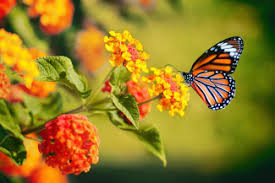
#> input picture butterfly.jpeg, 275 x 183 px
$ jupyter execute ex06.ipynb   (older library calls are emulated)
#> lines starting #> are read from the running program, lines starting #| are printed output that depends on the picture; after the words box and inside, x2 and y2 are one past the last pixel; in counts of white or black regions, pixels touching at a corner belong together
## Muthulakshmi D
# SOBEL EDGE DETECTOR

[cell 1]
import cv2
import matplotlib.pyplot as plt
img = cv2.imread('butterfly.jpeg')
#> img is the input picture: shape (183, 275, 3); mean B, G, R 34.9, 121.5, 146.5
gray = cv2.cvtColor(img, cv2.COLOR_BGR2GRAY)
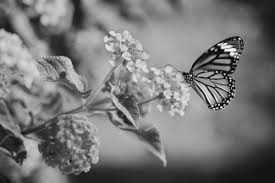
#> gray: shape (183, 275); min 1, max 253, mean 119.1
gray = cv2.GaussianBlur(gray, (3, 3), 0)
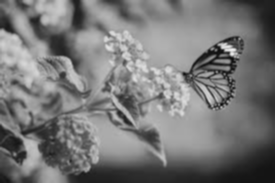
#> gray: shape (183, 275); min 9, max 237, mean 119.2
sobelx = cv2.Sobel(gray, cv2.CV_64F, 1, 0, ksize=5)
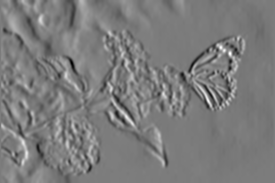
#> sobelx: shape (183, 275) float64; min -5878, max 6148, mean -26.8; drawn with min black and max white
plt.figure(figsize=(8, 8))
plt.subplot(1, 2, 1)
plt.imshow(gray, cmap='gray')
plt.title("Original Image")
plt.axis("off")
plt.subplot(1, 2, 2)
plt.imshow(sobelx, cmap='gray')
plt.title("Sobel X axis")
plt.axis("off")
plt.show()
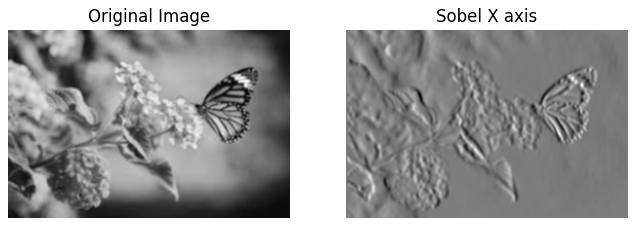
#> figure drawn by matplotlib, 2 panels

sobely = cv2.Sobel(gray, cv2.CV_64F, 0, 1, ksize=5)
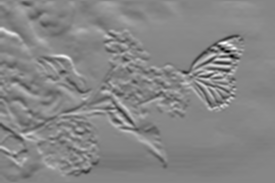
#> sobely: shape (183, 275) float64; min -7387, max 6574, mean -42.2; drawn with min black and max white

plt.figure(figsize=(8, 8))
plt.subplot(1, 2, 1)
plt.imshow(gray, cmap='gray')
plt.title("Original Image")
plt.axis("off")
plt.subplot(1, 2, 2)
plt.imshow(sobely, cmap='gray')
plt.title("Sobel Y axis")
plt.axis("off")
plt.show()

sobelxy = cv2.Sobel(gray, cv2.CV_64F, 1, 1, ksize=5)
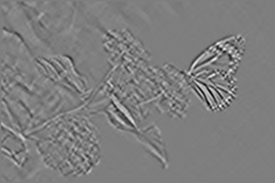
#> sobelxy: shape (183, 275) float64; min -1429, max 1445, mean 0.1; drawn with min black and max white

plt.figure(figsize=(8, 8))
plt.subplot(1, 2, 1)
plt.imshow(gray, cmap='gray')
plt.title("Original Image")
plt.axis("off")
plt.subplot(1, 2, 2)
plt.imshow(sobelxy, cmap='gray')
plt.title("Sobel XY axis")
plt.axis("off")
plt.show()

## LAPLACIAN EDGE DETECTOR

[cell 2]
lap = cv2.Laplacian(gray, cv2.CV_64F)
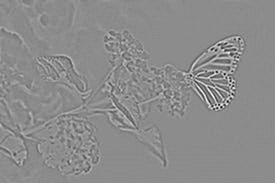
#> lap: shape (183, 275) float64; min -150, max 123, mean 0; drawn with min black and max white

plt.figure(figsize=(8, 8))
plt.subplot(1, 2, 1)
plt.imshow(gray, cmap='gray')
plt.title("Original Image")
plt.axis("off")
plt.subplot(1, 2, 2)
plt.imshow(lap, cmap='gray')
plt.title("Laplacian Edge Detector")
plt.axis("off")
plt.show()

[cell 3]
# Canny Edge Detector
canny = cv2.Canny(gray, 100, 200)
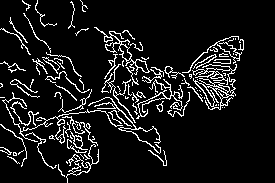
#> canny: shape (183, 275); 9.5% white in thin lines or dots, all inside (x1, y1, x2, y2) = (0, 0, 244, 183)

plt.figure(figsize=(8, 8))
plt.subplot(1, 2, 1)
plt.imshow(gray, cmap='gray')
plt.title("Original Image")
plt.axis("off")
plt.subplot(1, 2, 2)
plt.imshow(canny, cmap='gray')
plt.title("Canny Edge Detector")
plt.axis("off")
plt.show()
